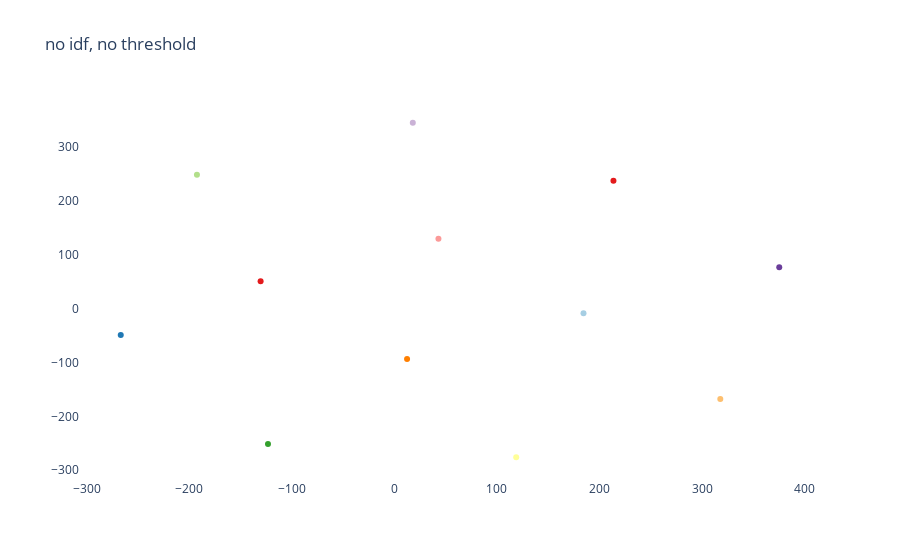

Notebook source saved alongside this figure:
### Code cell
sim_matrix = sc.nodetypeset.mergeByJaccardSim(return_sim_matrix=True,idf=True)
sim_matrix =  np.matrix(sim_matrix)
# sim_matrix[sim_matrix>0.5] = 1
# sim_matrix[sim_matrix<=0.5] = 0
plot_snb(sim_matrix, 'no idf, no threshold',perplexity=10)

### Figure 1 — Plotly figure (JSON) as saved in the notebook; plotly's stock layout.template omitted (floating-point values rounded to 4 significant figures)
{"data": [{"marker": {"color": ["#a6cee3", "#1f78b4", "#b2df8a", "#33a02c", "#fb9a99", "#e31a1c", "#e31a1c", "#fdbf6f", "#ff7f00", "#cab2d6", "#6a3d9a", "#ffff99"]}, "mode": "markers", "text": ["Organisation;name;url;Company;id", "length;content;locationIP;Message;id;browserUsed;creationDate;Comment", "Organisation;name;url;University;id", "name;id;url;Tag", "TagClass;name;id;url", "length;language;content;locationIP;Message;Post;id;browserUsed;creationDate", "length;locationIP;Message;Post;id;browserUsed;imageFile;creationDate", "name;Country;Place;url;id", "City;name;Place;url;id", "name;Continent;Place;url;id", "creationDate;Forum;id;title", "speaks;Person;lastName;locationIP;id;email;browserUsed;firstName;birthday;gender;creationDate"], "type": "scatter", "x": [184.4, -266.6, -192.4, -123.1, 43.03, -130.3, 213.6, 317.8, 12.45, 18.04, 375.2, 118.8], "y": [-8.508, -48.93, 248.9, -251.3, 129.8, 51.03, 237.7, -167.7, -93.72, 345.5, 77.03, -276.1]}], "layout": {"plot_bgcolor": "rgba(0,0,0,0)", "title": {"text": "no idf, no threshold"}}}
